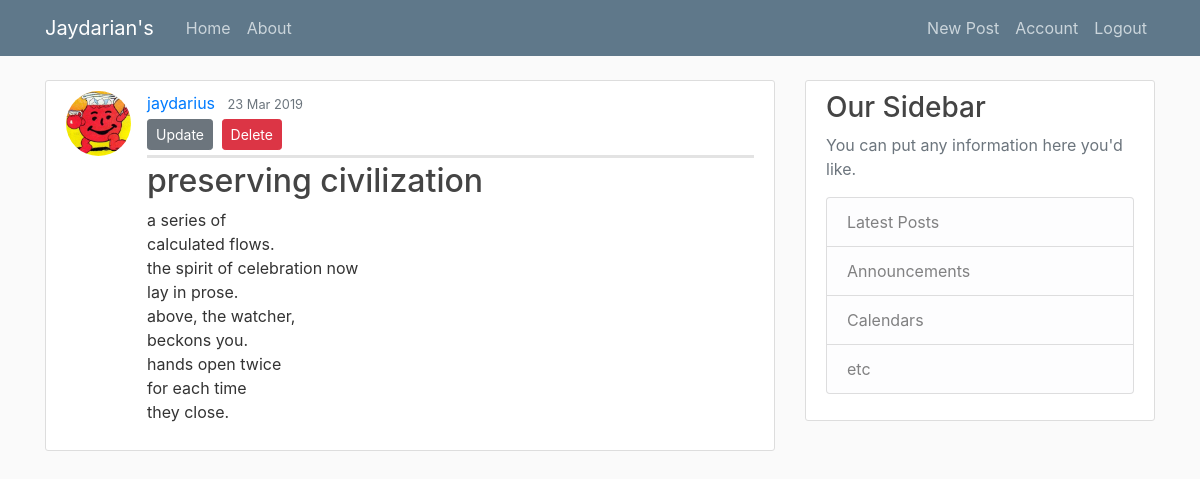
The app's page /post/3 (signed in), older data.
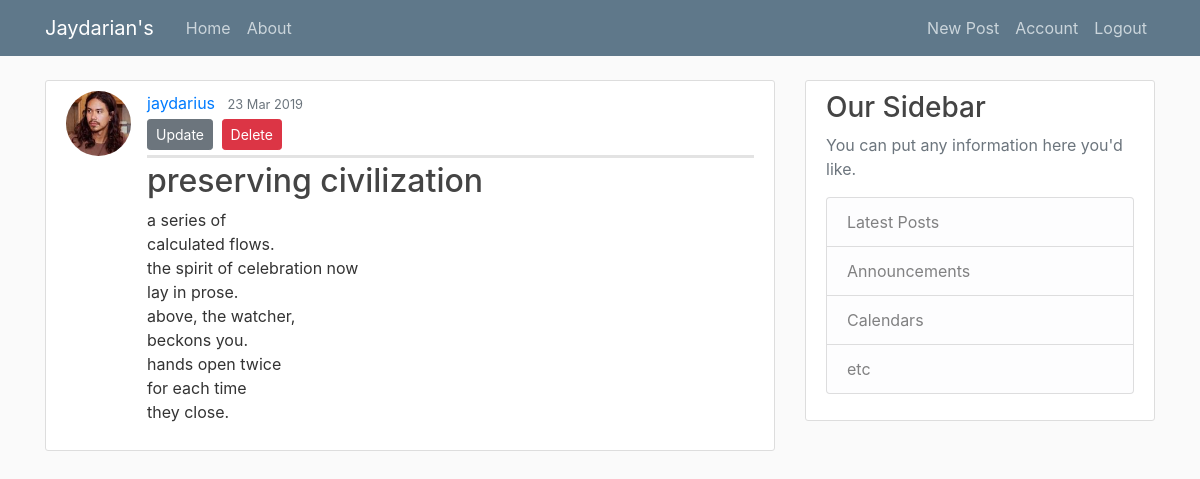
The same page, newer data.
### jay_site/models.py (models this page shows, shortened)
class User(db.Model, UserMixin):
    id = db.Column(db.Integer, primary_key=True)
    username = db.Column(db.String(20), unique=True, nullable=False)
    email = db.Column(db.String(120), unique=True, nullable=False)
    image_file = db.Column(db.String(20), nullable=False, default='default.jpg')
    password = db.Column(db.String(60), nullable=False)
    posts = db.relationship('Post', backref='author', lazy=True)

### jay_site/routes.py (the view)
@app.route("/post/<int:post_id>")
def post(post_id):
    post = Post.query.get_or_404(post_id)
    return render_template('post.html', title=post.title, post=post)

### jay_site/models.py (called while the page is built)
@login_manager.user_loader
def load_user(user_id):  # cookie stores `user_id`
    return User.query.get(int(user_id))

### jay_site/templates/post.html (shortened to what this page needs)
{% extends "layout.html" %}
{% block content %}
    <article class="media content-section">
        <img class="rounded-circle article-img" src="{{ url_for('static', filename='profile_pics/' + post.author.image_file) }}">
        <div class="media-body">
        <div class="article-metadata">
            <a class="mr-2" href="{{ url_for('user_posts', username=post.author.username) }}">{{ post.author.username }}</a>
            <small class="text-muted">{{ post.date_posted.strftime('%d %b %Y') }}</small>
            {% if post.author == current_user %}
                <div>
                    <a class="btn btn-secondary btn-sm mt-1 mb-1" href="{{ url_for('update_post', post_id=post.id) }}">Update</a>
                    <button type="button" class="btn btn-danger btn-sm m-1" data-toggle="modal" data-target="#deleteModal">Delete</button>
                </div>
            {% endif %}
        </div>
        <h2 class="article-title">{{ post.title }}</h2>
        <p class="article-content">{{ post.content }}</p>
        </div>
    </article>
{% endblock content %}

Row changes from the older to the newer data that the page shows:
changed User "jaydarius": image_file: picture added in place of a placeholder
